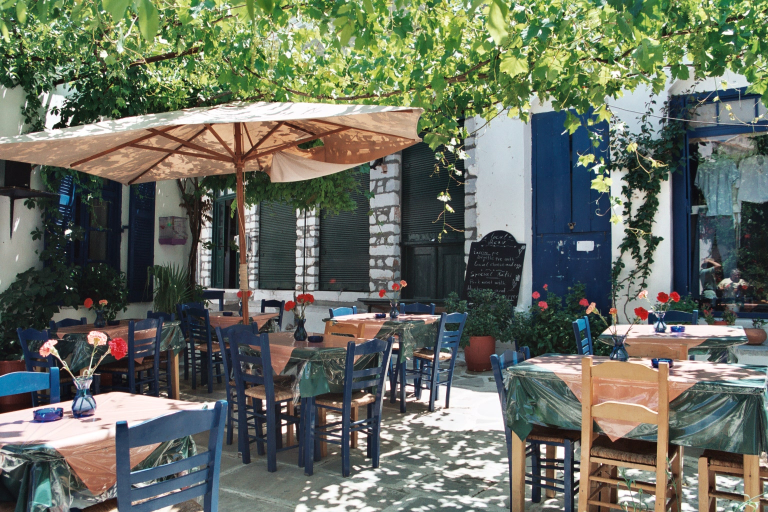
#> input picture images/2.jpg, 1536 x 1024 px, found by its file name (shown at 1/2 size)
$ jupyter execute --allow-errors 'Task#1-Object Detection.ipynb'
#> lines starting #> are read from the running program, lines starting #| are printed output that depends on the picture
# The Sparks Foundations IOT and CV intern
## Task-1 Object Detetion
                                                                                                            By :
                                                                                                            Thejaswin.S

**Load required packages**

[cell 1]
import numpy as np
import cv2
import matplotlib.pyplot as plt

**Loading yolov3 weights, yolov3 config and coco.names files**

[cell 2]
weights = 'yolov3.weights'
cfg = 'yolov3.cfg'
names = 'coco.names'

**Loading and printing image class names from the coco.names file**

[cell 3]
classes = []
with open(names, "r") as f:
#> (reads coco.names from the repository)
    classes = [line.strip() for line in f.readlines()]
print(classes)

#load our YOLO object detector trained on COCO dataset (80 classes)
#> (the rest of this cell did not finish here and is left out)

**Constructing a blob from the input image and then perform a forward pass of the YOLO object detector, giving us our bounding boxes and associated probabilities.Showing the number of objects detected and populate lists boxes, confidences and class_ids for YOLO.Applying non-maxima suppression suppresses significantly overlapping bounding boxes, keeping only the most confident ones.we simply draw the bounding box and text on image using random class colors and finally diaplay resulting image.**

[cell 4]
def out(IMAGE):
#> called with IMAGE = '2.jpg'
    try:
        img = cv2.imread(IMAGE)
#> img is the input picture: shape (1024, 1536, 3); mean B, G, R 97.5, 110.7, 104.7
        img = cv2.resize(img, None, fx = 0.6, fy = 0.6)
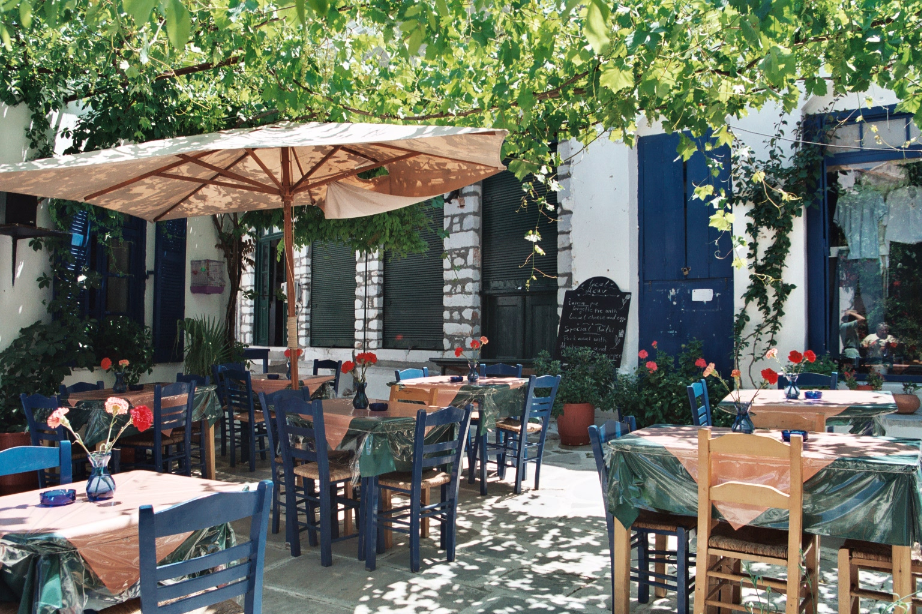
#> img: shape (614, 922, 3); mean B, G, R 97.4, 110.6, 104.6
    except Exception as e:
         print(str(e))
#cv2.imshow("Image", img)
    height, width, channels = img.shape
#> height = 614; width = 922; channels = 3
    plt.imshow(img)
    plt.show()
    layer_names = net.getLayerNames()
    output_layers = [layer_names[i[0] - 1] for i in net.getUnconnectedOutLayers()]
    colors = np.random.uniform(0, 255, size = (len(classes), 2))
    blob = cv2.dnn.blobFromImage(img, 0.00392, (416, 416), (0, 0, 0), True, crop = False)
    #Print the blobs detected
    net.setInput(blob)
    outs = net.forward(output_layers)
   #print(outs)
    confidences = list()
    boxes = list()
    class_ids = list()

    for out in outs:
        for detection in out:
            scores = detection[5:]
            class_id = np.argmax(scores)
            confidence = scores[class_id]

            if confidence > 0.3:

            #Object detected
                center_x = int(detection[0] * width)
                center_y = int(detection[1] * height)
                w = int(detection[2] * width)
                h = int(detection[3] * height)

            #Rectangle Coordinates
                x = int(center_x - w / 2)
                y = int(center_y - h / 2)

                boxes.append([x, y, w, h])
                confidences.append((float(confidence)))
                class_ids.append(class_id)

            #cv2.rectangle(img, (x, y), (x + w, y + h), (0, 0, 255), 2)
            #cv2.circle(img, (center_x, center_y), 10, (0, 0, 255), 2)

    number_objects_detected = len(boxes)
    print("Total number of objects detected is:", len(boxes))

    indexes = cv2.dnn.NMSBoxes(boxes, confidences, 0.5, 0.5)
    print("Indices after non-max suppression are:", indexes, sep = "\n")
    for i in range(len(boxes)):
        if i in indexes:
            x, y, w, h = boxes[i]
            label = str(classes[class_ids[i]])
            print("Labels of the Object detected is:", label)
            color = colors[i]
            cv2.rectangle(img, (x, y), (x + w, y + h), color, 2)
            #scale = 1 # this value can be from 0 to 1 (0,1] to change the size of the text relative to the image
            #fontScale = min(width,height)/(25/scale)
            cv2.putText(img, label, (x, y + 30), cv2.FONT_HERSHEY_PLAIN, 3, color, 3)

    cv2.imshow("image", img)
    #cv2.namedWindow('image',cv2.WINDOW_NORMAL)
    #cv2.resizeWindow('image', 1000,1000)
    plt.imshow(img)
    plt.show()
    cv2.waitKey(0)
    cv2.destroyAllWindows()

#> (a cell that did not finish here is left out)

#> (a cell that did not finish here is left out)

#> call 2 of out, with IMAGE = 'cat.jpg'
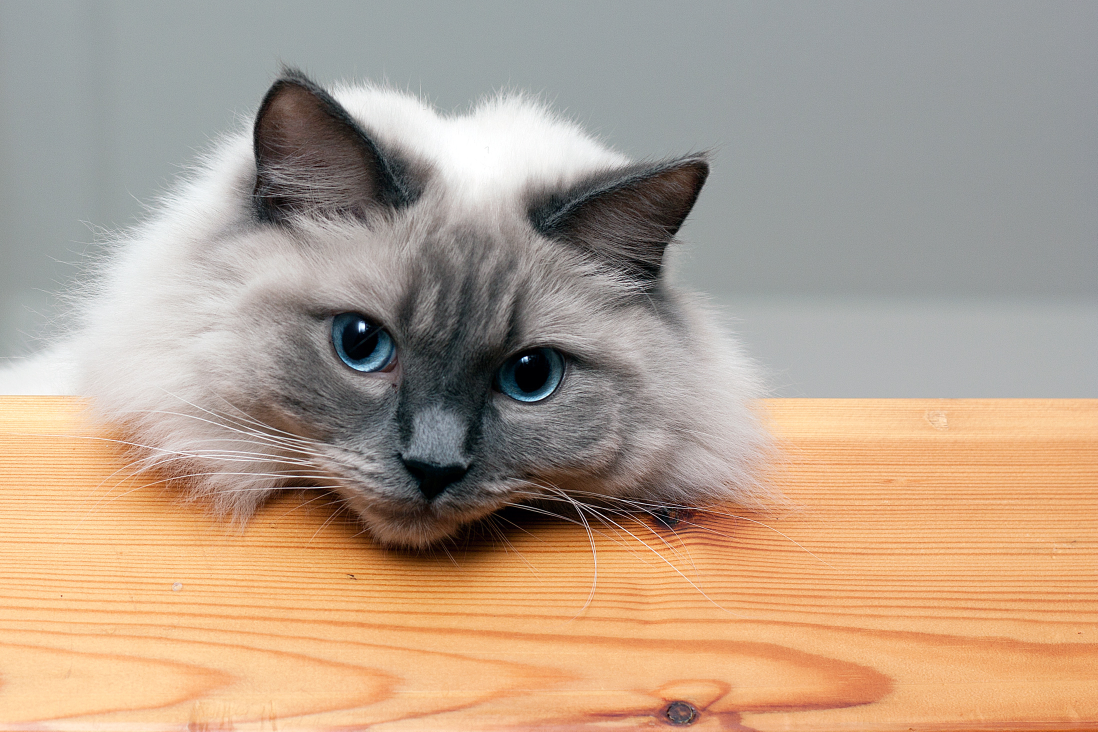
#> input picture images/cat.jpg, 2195 x 1463 px, found by its file name (shown at 1/2 size)
#> in out, img is the input picture: shape (1463, 2195, 3); mean B, G, R 140.2, 159.7, 181

#> (a cell that did not finish here is left out)

#> call 3 of out, with IMAGE = 'test1.jpg'
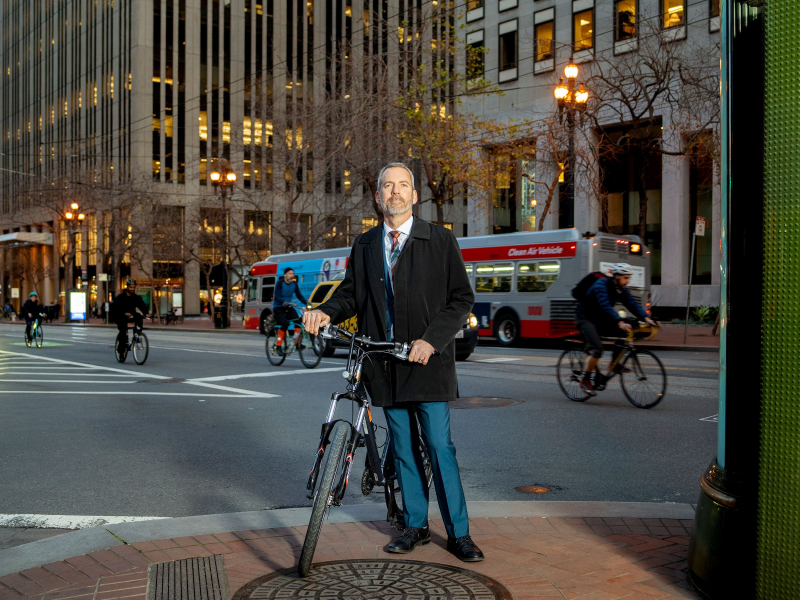
#> input picture images/test1.jpg, 2400 x 1799 px, found by its file name (shown at 1/3 size)
#> in out, img is the input picture: shape (1799, 2400, 3); mean B, G, R 64.5, 72.4, 75.1
